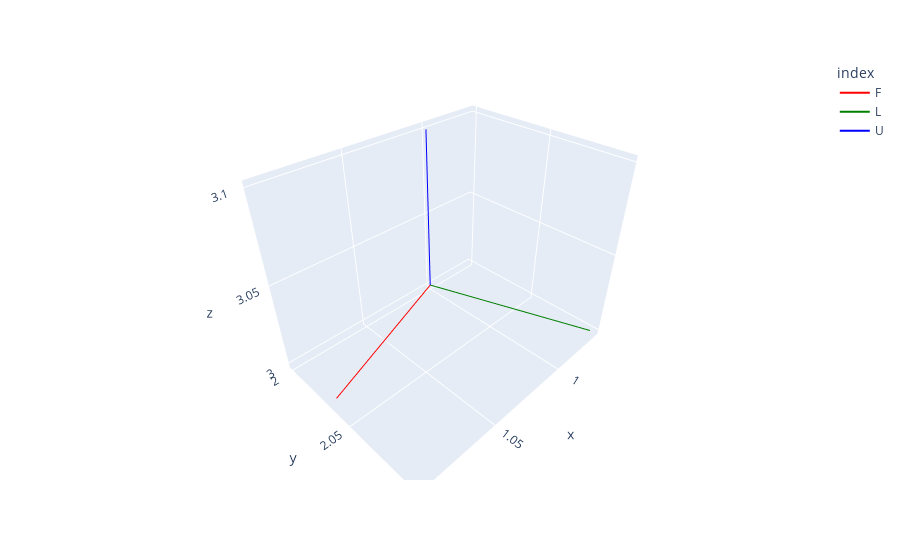

The notebook cell saved with this chart:
### Code cell
axes_figure(gtsam.Pose3(gtsam.Rot3.Yaw(math.radians(20)), [1,2,3]), scale=0.1, labels=["F","L","U"])

### Figure 1 — Plotly figure (JSON) as saved in the notebook; plotly's stock layout.template omitted (floating-point values rounded to 4 significant figures)
{"data": [{"hovertemplate": "index=F<br>x=%{x}<br>y=%{y}<br>z=%{z}<extra></extra>", "legendgroup": "F", "line": {"color": "red", "dash": "solid"}, "marker": {"symbol": "circle"}, "mode": "lines", "name": "F", "scene": "scene", "showlegend": true, "type": "scatter3d", "x": [1, 1.094], "y": [2, 2.034], "z": [3, 3]}, {"hovertemplate": "index=L<br>x=%{x}<br>y=%{y}<br>z=%{z}<extra></extra>", "legendgroup": "L", "line": {"color": "green", "dash": "solid"}, "marker": {"symbol": "circle"}, "mode": "lines", "name": "L", "scene": "scene", "showlegend": true, "type": "scatter3d", "x": [1, 0.9658], "y": [2, 2.094], "z": [3, 3]}, {"hovertemplate": "index=U<br>x=%{x}<br>y=%{y}<br>z=%{z}<extra></extra>", "legendgroup": "U", "line": {"color": "blue", "dash": "solid"}, "marker": {"symbol": "circle"}, "mode": "lines", "name": "U", "scene": "scene", "showlegend": true, "type": "scatter3d", "x": [1, 1], "y": [2, 2], "z": [3, 3.1]}], "layout": {"legend": {"title": {"text": "index"}, "tracegroupgap": 0}, "margin": {"t": 60}, "scene": {"domain": {"x": [0, 1], "y": [0, 1]}, "xaxis": {"title": {"text": "x"}}, "yaxis": {"title": {"text": "y"}}, "zaxis": {"title": {"text": "z"}}}}}
